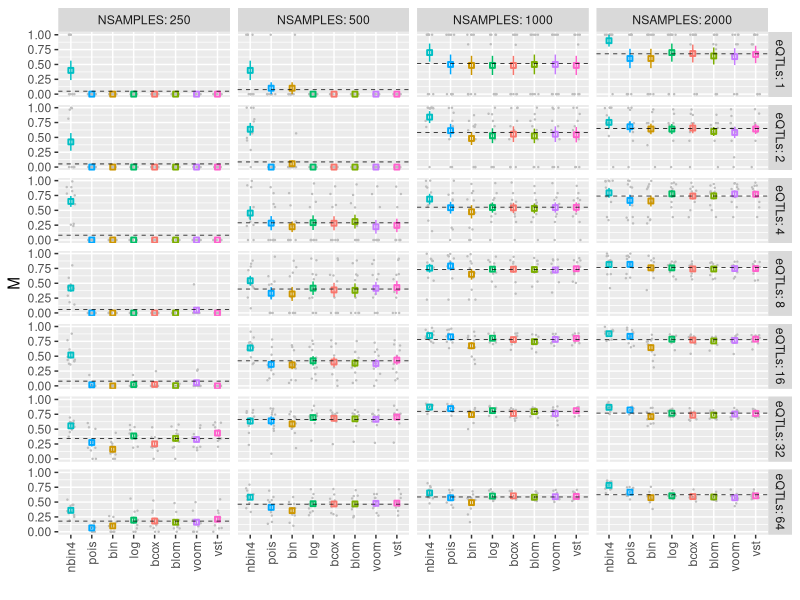
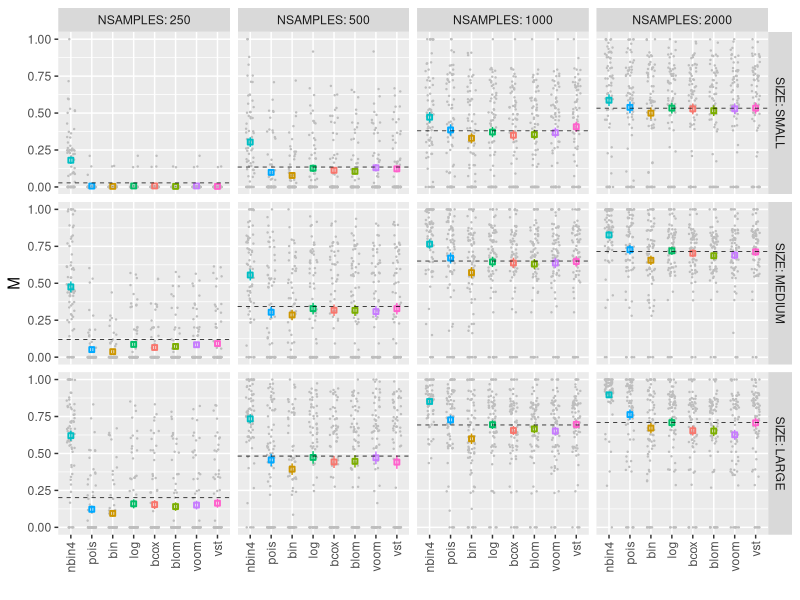
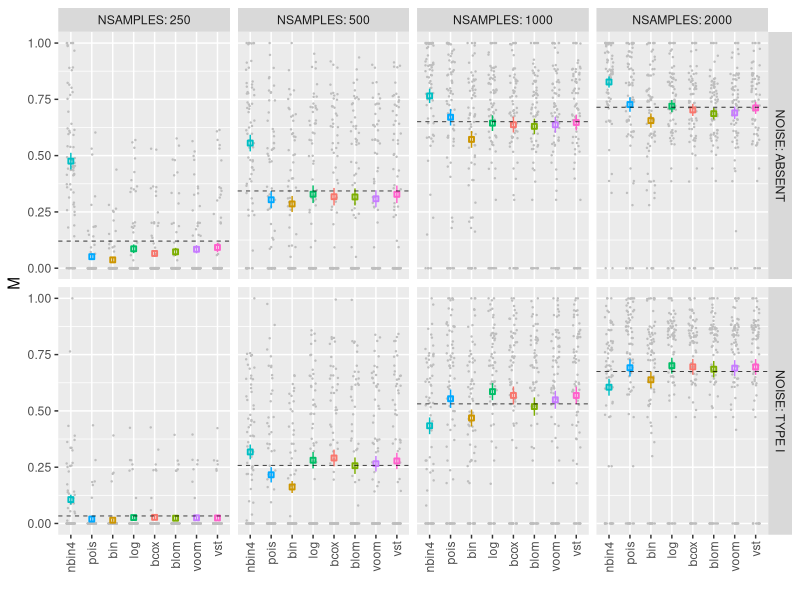
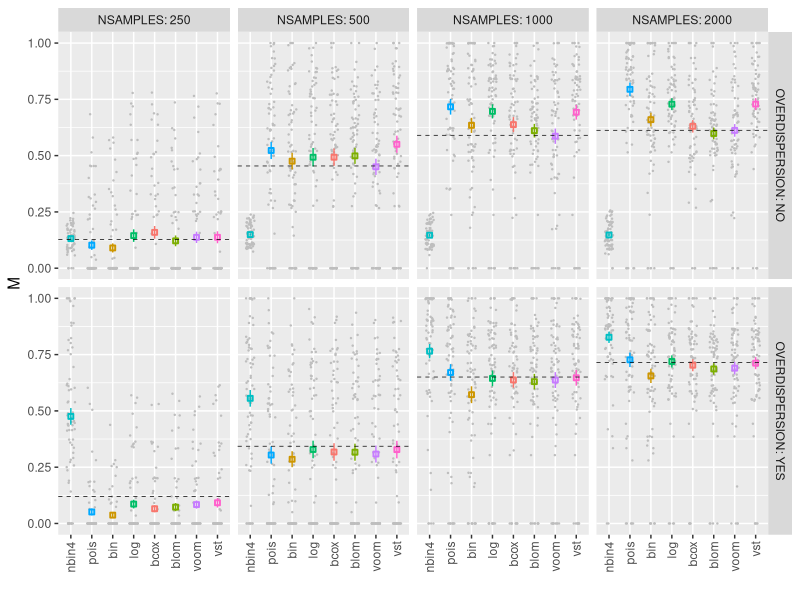

Source code (R) for these figures, in order:
require('ggplot2')
require('dplyr')

########################################################################################################################
########################################################################################################################

metrics = readr::read_csv('metrics.txt')

########################################################################################################################
########################################################################################################################

metrics = metrics %>%
  mutate(MCC = ifelse(is.na(MCC), 0, MCC)) %>%
  mutate(RSS = ifelse(is.na(RSS), 0, RSS)) %>%
  mutate(M = sqrt(ifelse(MCC < 0, 0, MCC) / (RSS + 1))) %>%
  mutate(eQTLs = NGENES_HOT * NMARKERS_HOT + NGENES_POLY * NMARKERS_POLY) %>%
  mutate(MODEL = ifelse(MODEL %in% c('NBinomial', 'NBinomial2', 'NBinomial3', 'NBinomial4', 'Binomial', 'Poisson'), MODEL, TRANS)) %>%
  mutate(MODEL = gsub('NBinomial', 'nbin', MODEL)) %>%
  mutate(MODEL = gsub('Binomial', 'bin', MODEL)) %>%
  mutate(MODEL = gsub('Poisson', 'pois', MODEL)) %>%
  mutate(MODEL = gsub('boxcox', 'bcox', MODEL)) %>%
  select(-c(NGENES, NGENES_HOT, NGENES_POLY, NMARKERS, NMARKERS_HOT, NMARKERS_POLY, TRANS)) %>%
  tidyr::gather(METRIC, VALUE, -c(MODEL, NSAMPLES, eQTLs, SIZE, NOISE), convert = T) %>%
  mutate(SIZE = factor(SIZE, levels = c(2, 4, 8), labels = c('SMALL', 'MEDIUM', 'LARGE'), ordered = T)) %>%
  mutate(OVERDISPERSION = ifelse(NOISE == 1, 'NO', 'YES'), ordered = T) %>%
  mutate(NOISE = ifelse(NOISE == 1, 0, NOISE)) %>%
  mutate(NOISE = factor(NOISE, levels = c(0, 2, 3, 4), labels = c('ABSENT', 'TYPE I', 'NA', 'TYPE II'))) %>%
  filter(NOISE != 'NA')

########################################################################################################################
########################################################################################################################

mdls = c('nbin4', 'pois', 'bin','log', 'bcox', 'blom', 'voom', 'vst')
metric = 'M'

########################################################################################################################
########################################################################################################################

local({
  metrics_filt = metrics %>% filter(METRIC == metric, MODEL %in% mdls, SIZE == 'MEDIUM', NOISE == 'ABSENT', OVERDISPERSION == 'YES')

  metrics_filt_summary = metrics_filt %>%
    group_by(METRIC, MODEL, NSAMPLES, eQTLs) %>%
    summarise(MEAN = mean(VALUE), SD = sd(VALUE), SE = SD / sqrt(n())) %>%
    arrange(desc(MEAN)) %>%
    # slice(1:3) %>%
    ungroup()

  means = metrics_filt %>%
    group_by(METRIC, NSAMPLES, eQTLs) %>%
    summarise(MEAN = mean(VALUE)) %>%
    ungroup()

  print(
    ggplot() +
      geom_jitter(data = metrics_filt, aes(x = factor(MODEL, levels = mdls, ordered = T), y = VALUE), color = 'grey', width = 0.2, size = 0.2) +
      geom_pointrange(data = metrics_filt_summary, aes(x = factor(MODEL, levels = mdls, ordered = T), y = MEAN, ymax = MEAN + SE, ymin = MEAN - SE, color = MODEL), size = 0.25, shape = 0) +
      geom_hline(data = means, aes(yintercept = MEAN), linetype = 'dashed', size = 0.25) +
      theme(legend.position = 'none', axis.text.x = element_text(angle = 90, hjust = 1, vjust = 0.5)) +
      scale_x_discrete(name = '') +
      scale_y_continuous(name = metric) +
      facet_grid(eQTLs ~ NSAMPLES, labeller = label_both)
  )
})

########################################################################################################################
########################################################################################################################

local({
  metrics_filt = metrics %>% filter(METRIC == metric, MODEL %in% mdls, NOISE == 'ABSENT', OVERDISPERSION == 'YES')

  metrics_filt_summary = metrics_filt %>%
    group_by(METRIC, MODEL, NSAMPLES, SIZE) %>%
    summarise(MEAN = mean(VALUE), SD = sd(VALUE), SE = SD / sqrt(n())) %>%
    ungroup()

  means = metrics_filt %>%
    group_by(METRIC, NSAMPLES, SIZE) %>%
    summarise(MEAN = mean(VALUE)) %>%
    ungroup()

  print(
    ggplot() +
      geom_jitter(data = metrics_filt, aes(x = factor(MODEL, levels = mdls, ordered = T), y = VALUE), color = 'grey', width = 0.2, size = 0.2) +
      geom_pointrange(data = metrics_filt_summary, aes(x = factor(MODEL, levels = mdls, ordered = T), y = MEAN, ymax = MEAN + SE, ymin = MEAN - SE, color = MODEL), size = 0.25, shape = 0) +
      geom_hline(data = means, aes(yintercept = MEAN), linetype = 'dashed', size = 0.25) +
      theme(legend.position = 'none', axis.text.x = element_text(angle = 90, hjust = 1, vjust = 0.5)) +
      scale_x_discrete(name = '') +
      scale_y_continuous(name = metric) +
      facet_grid(SIZE~NSAMPLES, labeller = label_both)
  )
})

########################################################################################################################
########################################################################################################################

local({
  metrics_filt = metrics %>% filter(METRIC == metric, MODEL %in% mdls, SIZE == 'MEDIUM', OVERDISPERSION == 'YES')

  metrics_filt_summary = metrics_filt %>%
    group_by(METRIC, MODEL, NSAMPLES, NOISE) %>%
    summarise(MEAN = mean(VALUE), SD = sd(VALUE), SE = SD / sqrt(n())) %>%
    ungroup()

  means = metrics_filt %>%
    group_by(METRIC, NSAMPLES, NOISE) %>%
    summarise(MEAN = mean(VALUE)) %>%
    ungroup()

  print(
    ggplot() +
      geom_jitter(data = metrics_filt, aes(x = factor(MODEL, levels = mdls, ordered = T), y = VALUE), color = 'grey', width = 0.2, size = 0.2) +
      geom_pointrange(data = metrics_filt_summary, aes(x = factor(MODEL, levels = mdls, ordered = T), y = MEAN, ymax = MEAN + SE, ymin = MEAN - SE, color = MODEL), size = 0.25, shape = 0) +
      geom_hline(data = means, aes(yintercept = MEAN), linetype = 'dashed', size = 0.25) +
      theme(legend.position = 'none', axis.text.x = element_text(angle = 90, hjust = 1, vjust = 0.5)) +
      scale_x_discrete(name = '') +
      scale_y_continuous(name = metric) +
      facet_grid(NOISE~NSAMPLES, labeller = label_both)
  )
})

########################################################################################################################
########################################################################################################################


local({
  metrics_filt = metrics %>% filter(METRIC == metric, MODEL %in% mdls, SIZE == 'MEDIUM', NOISE == 'ABSENT')

  metrics_filt_summary = metrics_filt %>%
    group_by(METRIC, MODEL, NSAMPLES, OVERDISPERSION) %>%
    summarise(MEAN = mean(VALUE), SD = sd(VALUE), SE = SD / sqrt(n())) %>%
    ungroup()

  means = metrics_filt %>%
    group_by(METRIC, NSAMPLES, OVERDISPERSION) %>%
    summarise(MEAN = mean(VALUE)) %>%
    ungroup()

  print(
    ggplot() +
      geom_jitter(data = metrics_filt, aes(x = factor(MODEL, levels = mdls, ordered = T), y = VALUE), color = 'grey', width = 0.2, size = 0.2) +
      geom_pointrange(data = metrics_filt_summary, aes(x = factor(MODEL, levels = mdls, ordered = T), y = MEAN, ymax = MEAN + SE, ymin = MEAN - SE, color = MODEL), size = 0.25, shape = 0) +
      geom_hline(data = means, aes(yintercept = MEAN), linetype = 'dashed', size = 0.25) +
      theme(legend.position = 'none', axis.text.x = element_text(angle = 90, hjust = 1, vjust = 0.5)) +
      scale_x_discrete(name = '') +
      scale_y_continuous(name = metric) +
      facet_grid(OVERDISPERSION~NSAMPLES, labeller = label_both)
  )
})

########################################################################################################################
########################################################################################################################
